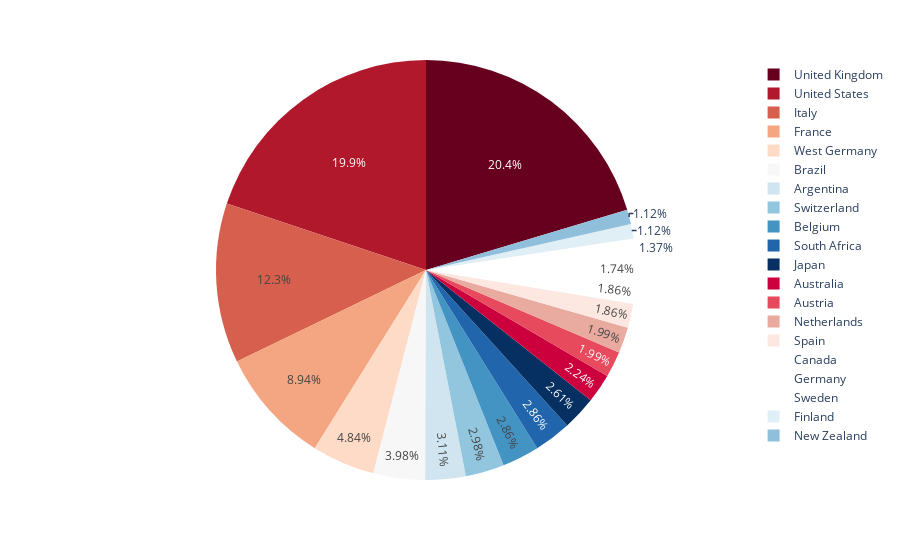

The code cell stored with this chart in its notebook:
### Code cell
def generate_chart(names, values):
    df = px.data.tips() 
    fig = px.pie(df, values=values, names=names, color_discrete_sequence=px.colors.sequential.RdBu)
    return fig

generate_chart(driver_nationality.index,driver_nationality.values)

### Figure 1 — Plotly figure (JSON) as saved in the notebook; plotly's stock layout.template omitted (floating-point values rounded to 4 significant figures)
{"data": [{"domain": {"x": [0, 1], "y": [0, 1]}, "hovertemplate": "label=%{label}<br>value=%{value}<extra></extra>", "labels": ["United Kingdom", "United States", "Italy", "France", "West Germany", "Brazil", "Argentina", "Switzerland", "Belgium", "South Africa", "Japan", "Australia", "Austria", "Netherlands", "Spain", "Canada", "Germany", "Sweden", "Finland", "New Zealand"], "legendgroup": "", "name": "", "showlegend": true, "type": "pie", "values": [164, 160, 99, 72, 39, 32, 25, 24, 23, 23, 21, 18, 16, 16, 15, 15, 14, 11, 9, 9]}], "layout": {"legend": {"tracegroupgap": 0}, "margin": {"t": 60}, "piecolorway": ["rgb(103,0,31)", "rgb(178,24,43)", "rgb(214,96,77)", "rgb(244,165,130)", "rgb(253,219,199)", "rgb(247,247,247)", "rgb(209,229,240)", "rgb(146,197,222)", "rgb(67,147,195)", "rgb(33,102,172)", "rgb(5,48,97)"]}}
